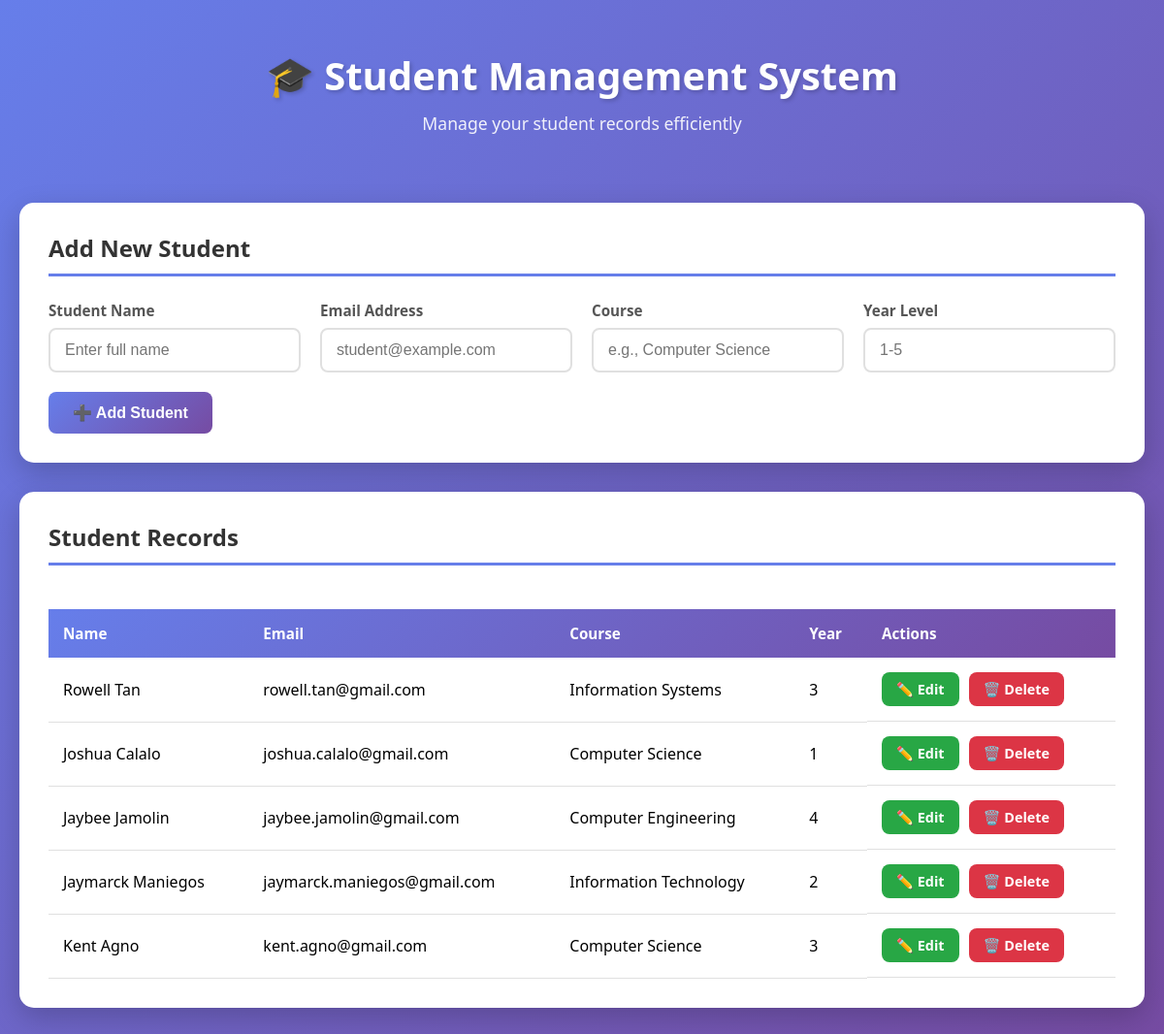
The app's page /student-system/index.php with its own data.
### tables this page shows
CREATE TABLE students (
    id INT AUTO_INCREMENT PRIMARY KEY,
    name VARCHAR(100) NOT NULL,
    email VARCHAR(100) NOT NULL UNIQUE,
    course VARCHAR(100) NOT NULL,
    year_level INT NOT NULL CHECK (year_level BETWEEN 1 AND 5),
    created_at TIMESTAMP DEFAULT CURRENT_TIMESTAMP,
    INDEX idx_name (name),
    INDEX idx_email (email)
);

### student-system/index.php (the view, shortened to what this page needs)
<?php include 'db.php'; ?>
<!DOCTYPE html>
<html lang="en">
<head>
    <link rel="stylesheet" href="style.css">
</head>
<body>
    <div class="container">
        <header>
            <h1>🎓 Student Management System</h1>
            <p>Manage your student records efficiently</p>
        </header>
        <div class="card">
            <h2>Add New Student</h2>
            <form action="add.php" method="POST">
                <div class="form-grid">
                    <div class="form-group">
                        <label>Student Name</label>
                        <input type="text" name="name" placeholder="Enter full name" required>
                    </div>
                    <div class="form-group">
                        <label>Email Address</label>
                        <input type="email" name="email" placeholder="student@example.com" required>
                    </div>
                    <div class="form-group">
                        <label>Course</label>
                        <input type="text" name="course" placeholder="e.g., Computer Science" required>
                    </div>
                    <div class="form-group">
                        <label>Year Level</label>
                        <input type="number" name="year" min="1" max="5" placeholder="1-5" required>
                    </div>
                </div>
                <button type="submit" class="btn btn-primary">➕ Add Student</button>
            </form>
        </div>
        <div class="card">
            <h2>Student Records</h2>
            <div class="table-container">
                <table>
                    <thead>
                        <tr>
                            <th>Name</th>
                            <th>Email</th>
                            <th>Course</th>
                            <th>Year</th>
                            <th>Actions</th>
                        </tr>
                    </thead>
                    <tbody>
                        <?php
                        $result = $conn->query("SELECT * FROM students ORDER BY id DESC");
                        if ($result->num_rows > 0) {
                            while ($row = $result->fetch_assoc()) {
                                echo "<tr>
                                    <td>{$row['name']}</td>
                                    <td>{$row['email']}</td>
                                    <td>{$row['course']}</td>
                                    <td>{$row['year_level']}</td>
                                    <td class='actions'>
                                        <a href='edit.php?id={$row['id']}' class='btn btn-edit'>✏️ Edit</a>
                                        <a href='delete.php?id={$row['id']}' class='btn btn-delete' onclick='return confirm(\"Delete this student?\")'>🗑️ Delete</a>
                                    </td>
                                </tr>";
                            }
                        } else {
                            echo "<tr><td colspan='5' class='no-data'>No students found. Add your first student above!</td></tr>";
                        }
                        ?>
                    </tbody>
                </table>
            </div>
        </div>
    </div>
</body>
</html>

### student-system/style.css (style rules this page uses)
* { margin: 0; padding: 0; box-sizing: border-box; }
body { font-family: 'Segoe UI', Tahoma, Geneva, Verdana, sans-serif; background: linear-gradient(135deg, #667eea 0%, #764ba2 100%); min-height: 100vh; padding: 20px; }
.container { max-width: 1200px; margin: 0 auto; }
header { text-align: center; color: white; margin-bottom: 40px; padding: 30px 20px; }
header h1 { font-size: 2.5em; margin-bottom: 10px; text-shadow: 2px 2px 4px rgba(0,0,0,0.2); }
header p { font-size: 1.1em; opacity: 0.9; }
.card { background: white; border-radius: 15px; padding: 30px; margin-bottom: 30px; box-shadow: 0 10px 30px rgba(0,0,0,0.2); }
.card h2 { color: #333; margin-bottom: 25px; font-size: 1.5em; border-bottom: 3px solid #667eea; padding-bottom: 10px; }
.form-grid { display: grid; grid-template-columns: repeat(auto-fit, minmax(250px, 1fr)); gap: 20px; margin-bottom: 20px; }
.form-group { display: flex; flex-direction: column; }
.form-group label { font-weight: 600; color: #555; margin-bottom: 8px; font-size: 0.95em; }
.form-group input { padding: 12px 15px; border: 2px solid #e0e0e0; border-radius: 8px; font-size: 1em; transition: all 0.3s; }
.btn { padding: 12px 25px; border: none; border-radius: 8px; font-size: 1em; font-weight: 600; cursor: pointer; transition: all 0.3s; text-decoration: none; display: inline-block; text-align: center; }
.btn-primary { background: linear-gradient(135deg, #667eea 0%, #764ba2 100%); color: white; }
.btn-edit { background: #28a745; color: white; padding: 8px 15px; font-size: 0.9em; }
.btn-delete { background: #dc3545; color: white; padding: 8px 15px; font-size: 0.9em; }
.table-container { overflow-x: auto; }
table { width: 100%; border-collapse: collapse; margin-top: 20px; }
thead { background: linear-gradient(135deg, #667eea 0%, #764ba2 100%); color: white; }
th { padding: 15px; text-align: left; font-weight: 600; font-size: 0.95em; }
td { padding: 15px; border-bottom: 1px solid #e0e0e0; }
.actions { display: flex; gap: 10px; flex-wrap: wrap; }

### records on screen
students: name "Rowell Tan", email "rowell.tan@gmail.com", course "Information Systems", year_level "3"
students: name "Joshua Calalo", email "joshua.calalo@gmail.com", course "Computer Science", year_level "1"
students: name "Jaybee Jamolin", email "jaybee.jamolin@gmail.com", course "Computer Engineering", year_level "4"
students: name "Jaymarck Maniegos", email "jaymarck.maniegos@gmail.com", course "Information Technology", year_level "2"
students: name "Kent Agno", email "kent.agno@gmail.com", course "Computer Science", year_level "3"
